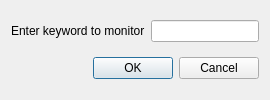
<?xml version="1.0" encoding="UTF-8"?>
<ui version="4.0">
 <class>TriggerSetupDialog</class>
 <widget class="QDialog" name="TriggerSetupDialog">
  <property name="sizePolicy">
   <sizepolicy hsizetype="Preferred" vsizetype="Minimum">
    <horstretch>0</horstretch>
    <verstretch>0</verstretch>
   </sizepolicy>
  </property>
  <property name="windowTitle">
   <string>Dialog</string>
  </property>
  <layout class="QVBoxLayout" name="verticalLayout">
   <item>
    <layout class="QHBoxLayout" name="horizontalLayout">
     <item>
      <widget class="QLabel" name="label">
       <property name="text">
        <string>Enter keyword to monitor</string>
       </property>
      </widget>
     </item>
     <item>
      <widget class="QLineEdit" name="lineEdit"/>
     </item>
    </layout>
   </item>
   <item>
    <widget class="QDialogButtonBox" name="buttonBox">
     <property name="orientation">
      <enum>Qt::Horizontal</enum>
     </property>
     <property name="standardButtons">
      <set>QDialogButtonBox::Cancel|QDialogButtonBox::Ok</set>
     </property>
    </widget>
   </item>
  </layout>
 </widget>
 <resources/>
 <connections>
  <connection>
   <sender>buttonBox</sender>
   <signal>accepted()</signal>
   <receiver>TriggerSetupDialog</receiver>
   <slot>accept()</slot>
   <hints>
    <hint type="sourcelabel">
     <x>248</x>
     <y>254</y>
    </hint>
    <hint type="destinationlabel">
     <x>157</x>
     <y>274</y>
    </hint>
   </hints>
  </connection>
  <connection>
   <sender>buttonBox</sender>
   <signal>rejected()</signal>
   <receiver>TriggerSetupDialog</receiver>
   <slot>reject()</slot>
   <hints>
    <hint type="sourcelabel">
     <x>316</x>
     <y>260</y>
    </hint>
    <hint type="destinationlabel">
     <x>286</x>
     <y>274</y>
    </hint>
   </hints>
  </connection>
 </connections>
</ui>
